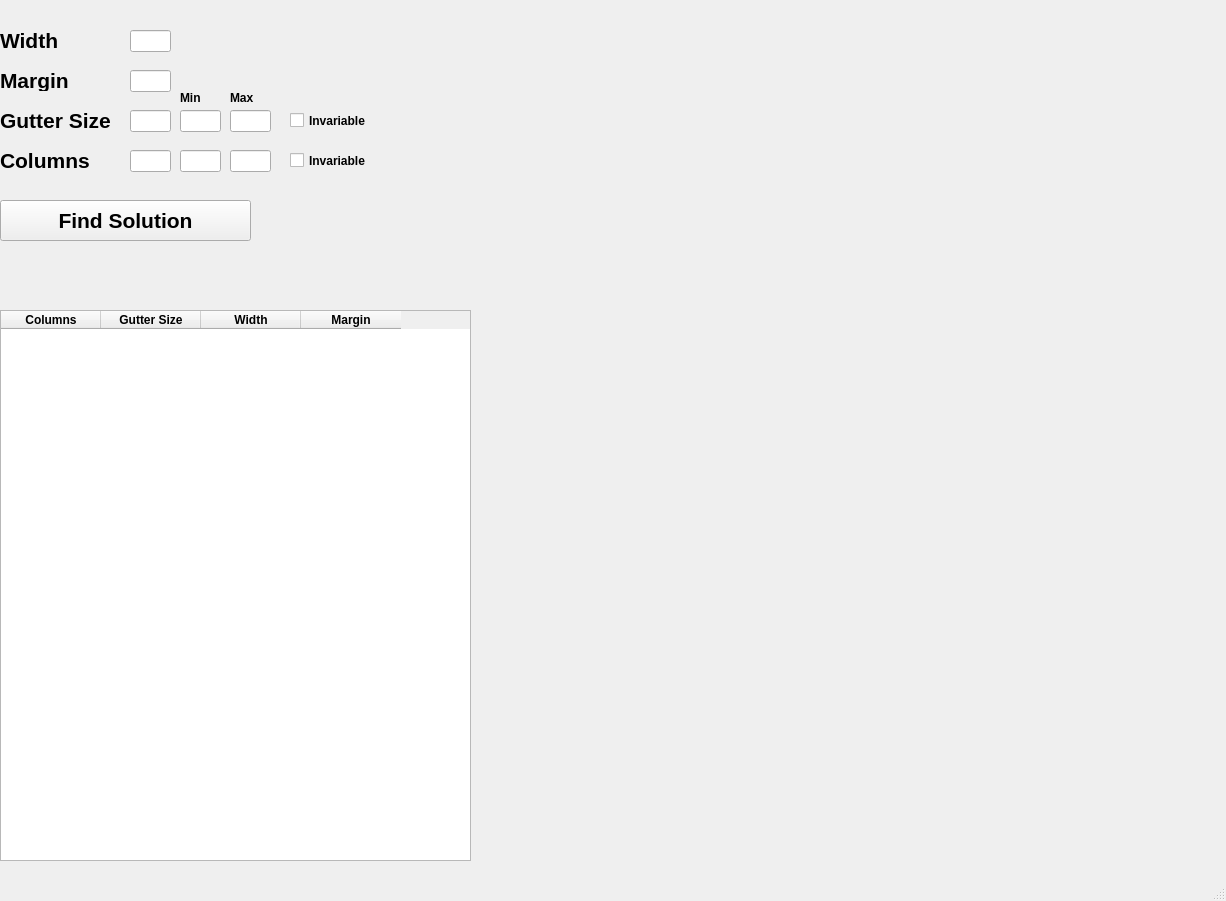
<?xml version="1.0" encoding="UTF-8"?>
<ui version="4.0">
 <class>MainWindow</class>
 <widget class="QMainWindow" name="MainWindow">
  <property name="geometry">
   <rect>
    <x>0</x>
    <y>0</y>
    <width>1226</width>
    <height>901</height>
   </rect>
  </property>
  <property name="font">
   <font>
    <bold>true</bold>
   </font>
  </property>
  <property name="windowTitle">
   <string>DeCal</string>
  </property>
  <widget class="QWidget" name="centralwidget">
   <widget class="QLabel" name="widthLabel">
    <property name="geometry">
     <rect>
      <x>0</x>
      <y>25</y>
      <width>61</width>
      <height>31</height>
     </rect>
    </property>
    <property name="font">
     <font>
      <pointsize>16</pointsize>
      <bold>true</bold>
     </font>
    </property>
    <property name="text">
     <string>Width</string>
    </property>
   </widget>
   <widget class="QLabel" name="marginLabel">
    <property name="geometry">
     <rect>
      <x>0</x>
      <y>70</y>
      <width>71</width>
      <height>21</height>
     </rect>
    </property>
    <property name="font">
     <font>
      <pointsize>16</pointsize>
      <bold>true</bold>
     </font>
    </property>
    <property name="text">
     <string>Margin</string>
    </property>
   </widget>
   <widget class="QLabel" name="gutterSizeLabel">
    <property name="geometry">
     <rect>
      <x>0</x>
      <y>110</y>
      <width>111</width>
      <height>20</height>
     </rect>
    </property>
    <property name="font">
     <font>
      <pointsize>16</pointsize>
      <bold>true</bold>
     </font>
    </property>
    <property name="text">
     <string>Gutter Size</string>
    </property>
   </widget>
   <widget class="QLabel" name="columnsLabel">
    <property name="geometry">
     <rect>
      <x>0</x>
      <y>150</y>
      <width>101</width>
      <height>20</height>
     </rect>
    </property>
    <property name="font">
     <font>
      <pointsize>16</pointsize>
      <bold>true</bold>
     </font>
    </property>
    <property name="text">
     <string>Columns</string>
    </property>
   </widget>
   <widget class="QCheckBox" name="gutterInvariableCheckBox">
    <property name="geometry">
     <rect>
      <x>290</x>
      <y>110</y>
      <width>81</width>
      <height>21</height>
     </rect>
    </property>
    <property name="text">
     <string>Invariable</string>
    </property>
    <property name="checked">
     <bool>false</bool>
    </property>
   </widget>
   <widget class="QCheckBox" name="columnInvariableCheckBox">
    <property name="geometry">
     <rect>
      <x>290</x>
      <y>150</y>
      <width>81</width>
      <height>21</height>
     </rect>
    </property>
    <property name="text">
     <string>Invariable</string>
    </property>
    <property name="checked">
     <bool>false</bool>
    </property>
   </widget>
   <widget class="QLineEdit" name="widthLineEdit">
    <property name="geometry">
     <rect>
      <x>130</x>
      <y>30</y>
      <width>41</width>
      <height>22</height>
     </rect>
    </property>
   </widget>
   <widget class="QLineEdit" name="marginLineEdit">
    <property name="geometry">
     <rect>
      <x>130</x>
      <y>70</y>
      <width>41</width>
      <height>22</height>
     </rect>
    </property>
   </widget>
   <widget class="QLineEdit" name="gutterSizeLineEdit">
    <property name="geometry">
     <rect>
      <x>130</x>
      <y>110</y>
      <width>41</width>
      <height>22</height>
     </rect>
    </property>
   </widget>
   <widget class="QLineEdit" name="columnsLineEdit">
    <property name="geometry">
     <rect>
      <x>130</x>
      <y>150</y>
      <width>41</width>
      <height>22</height>
     </rect>
    </property>
   </widget>
   <widget class="QTableWidget" name="tableWidget">
    <property name="geometry">
     <rect>
      <x>0</x>
      <y>310</y>
      <width>471</width>
      <height>551</height>
     </rect>
    </property>
    <property name="showGrid">
     <bool>true</bool>
    </property>
    <property name="sortingEnabled">
     <bool>true</bool>
    </property>
    <property name="columnCount">
     <number>4</number>
    </property>
    <column>
     <property name="text">
      <string>Columns</string>
     </property>
    </column>
    <column>
     <property name="text">
      <string>Gutter Size</string>
     </property>
    </column>
    <column>
     <property name="text">
      <string>Width</string>
     </property>
    </column>
    <column>
     <property name="text">
      <string>Margin</string>
     </property>
    </column>
   </widget>
   <widget class="QPushButton" name="findSolutionButton">
    <property name="enabled">
     <bool>true</bool>
    </property>
    <property name="geometry">
     <rect>
      <x>0</x>
      <y>200</y>
      <width>251</width>
      <height>41</height>
     </rect>
    </property>
    <property name="minimumSize">
     <size>
      <width>20</width>
      <height>20</height>
     </size>
    </property>
    <property name="font">
     <font>
      <pointsize>16</pointsize>
      <bold>true</bold>
     </font>
    </property>
    <property name="text">
     <string>Find Solution</string>
    </property>
    <property name="default">
     <bool>false</bool>
    </property>
   </widget>
   <widget class="QLineEdit" name="gutterSizeMinLineEdit">
    <property name="geometry">
     <rect>
      <x>180</x>
      <y>110</y>
      <width>41</width>
      <height>22</height>
     </rect>
    </property>
   </widget>
   <widget class="QLineEdit" name="gutterSizeMaxLineEdit">
    <property name="geometry">
     <rect>
      <x>230</x>
      <y>110</y>
      <width>41</width>
      <height>22</height>
     </rect>
    </property>
   </widget>
   <widget class="QLineEdit" name="columnsMinLineEdit">
    <property name="geometry">
     <rect>
      <x>180</x>
      <y>150</y>
      <width>41</width>
      <height>22</height>
     </rect>
    </property>
   </widget>
   <widget class="QLineEdit" name="columnsMaxLineEdit">
    <property name="geometry">
     <rect>
      <x>230</x>
      <y>150</y>
      <width>41</width>
      <height>22</height>
     </rect>
    </property>
   </widget>
   <widget class="QLabel" name="minLabel">
    <property name="geometry">
     <rect>
      <x>180</x>
      <y>90</y>
      <width>21</width>
      <height>16</height>
     </rect>
    </property>
    <property name="text">
     <string>Min</string>
    </property>
   </widget>
   <widget class="QLabel" name="maxLabel">
    <property name="geometry">
     <rect>
      <x>230</x>
      <y>90</y>
      <width>31</width>
      <height>16</height>
     </rect>
    </property>
    <property name="text">
     <string>Max</string>
    </property>
   </widget>
  </widget>
  <widget class="QMenuBar" name="menubar">
   <property name="geometry">
    <rect>
     <x>0</x>
     <y>0</y>
     <width>1226</width>
     <height>22</height>
    </rect>
   </property>
  </widget>
  <widget class="QStatusBar" name="statusbar"/>
 </widget>
 <resources/>
 <connections/>
</ui>
